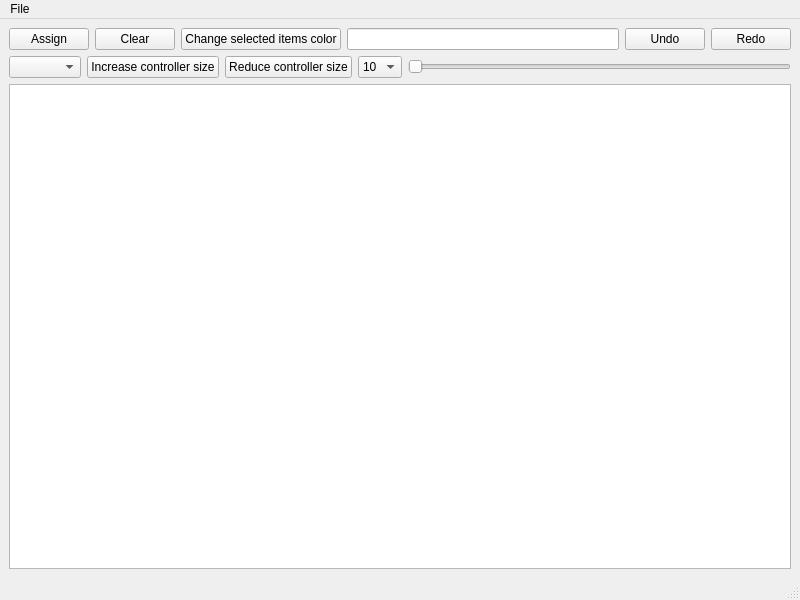
<?xml version="1.0" encoding="UTF-8"?>
<ui version="4.0">
 <class>MainWindow</class>
 <widget class="QMainWindow" name="MainWindow">
  <property name="geometry">
   <rect>
    <x>0</x>
    <y>0</y>
    <width>800</width>
    <height>600</height>
   </rect>
  </property>
  <property name="windowTitle">
   <string>MainWindow</string>
  </property>
  <widget class="QWidget" name="centralwidget">
   <layout class="QGridLayout" name="gridLayout">
    <item row="0" column="0">
     <layout class="QVBoxLayout" name="verticalLayout">
      <item>
       <layout class="QHBoxLayout" name="horizontalLayout">
        <item>
         <widget class="QPushButton" name="pushButton">
          <property name="text">
           <string>Assign</string>
          </property>
         </widget>
        </item>
        <item>
         <widget class="QPushButton" name="pushButton_2">
          <property name="text">
           <string>Clear</string>
          </property>
         </widget>
        </item>
        <item>
         <widget class="QPushButton" name="pushButton_5">
          <property name="text">
           <string>Change selected items color</string>
          </property>
         </widget>
        </item>
        <item>
         <widget class="QLineEdit" name="lineEdit"/>
        </item>
        <item>
         <widget class="QPushButton" name="pushButton_3">
          <property name="text">
           <string>Undo</string>
          </property>
         </widget>
        </item>
        <item>
         <widget class="QPushButton" name="pushButton_4">
          <property name="text">
           <string>Redo</string>
          </property>
         </widget>
        </item>
       </layout>
      </item>
      <item>
       <layout class="QHBoxLayout" name="horizontalLayout_2">
        <item>
         <widget class="QComboBox" name="comboBoxModes"/>
        </item>
        <item>
         <widget class="QPushButton" name="pushButton_6">
          <property name="text">
           <string>Increase controller size</string>
          </property>
         </widget>
        </item>
        <item>
         <widget class="QPushButton" name="pushButton_7">
          <property name="text">
           <string>Reduce controller size</string>
          </property>
         </widget>
        </item>
        <item>
         <widget class="QComboBox" name="comboBox">
          <item>
           <property name="text">
            <string>10</string>
           </property>
          </item>
          <item>
           <property name="text">
            <string>12</string>
           </property>
          </item>
          <item>
           <property name="text">
            <string>14</string>
           </property>
          </item>
          <item>
           <property name="text">
            <string>16</string>
           </property>
          </item>
          <item>
           <property name="text">
            <string>18</string>
           </property>
          </item>
          <item>
           <property name="text">
            <string>20</string>
           </property>
          </item>
         </widget>
        </item>
        <item>
         <widget class="QSlider" name="horizontalSlider">
          <property name="maximum">
           <number>360</number>
          </property>
          <property name="pageStep">
           <number>1</number>
          </property>
          <property name="orientation">
           <enum>Qt::Horizontal</enum>
          </property>
         </widget>
        </item>
       </layout>
      </item>
      <item>
       <widget class="QGraphicsView" name="graphicsView"/>
      </item>
     </layout>
    </item>
   </layout>
  </widget>
  <widget class="QMenuBar" name="menubar">
   <property name="geometry">
    <rect>
     <x>0</x>
     <y>0</y>
     <width>800</width>
     <height>21</height>
    </rect>
   </property>
   <widget class="QMenu" name="menuFile">
    <property name="title">
     <string>File</string>
    </property>
    <addaction name="actionOpen"/>
    <addaction name="actionSaveJson"/>
    <addaction name="actionSave"/>
    <addaction name="separator"/>
    <addaction name="actionExit"/>
   </widget>
   <addaction name="menuFile"/>
  </widget>
  <widget class="QStatusBar" name="statusbar"/>
  <action name="actionSave">
   <property name="text">
    <string>Save As</string>
   </property>
  </action>
  <action name="actionExit">
   <property name="text">
    <string>Exit</string>
   </property>
  </action>
  <action name="actionOpen">
   <property name="text">
    <string>Open</string>
   </property>
  </action>
  <action name="actionSaveJson">
   <property name="text">
    <string>Save</string>
   </property>
  </action>
 </widget>
 <resources/>
 <connections/>
</ui>
